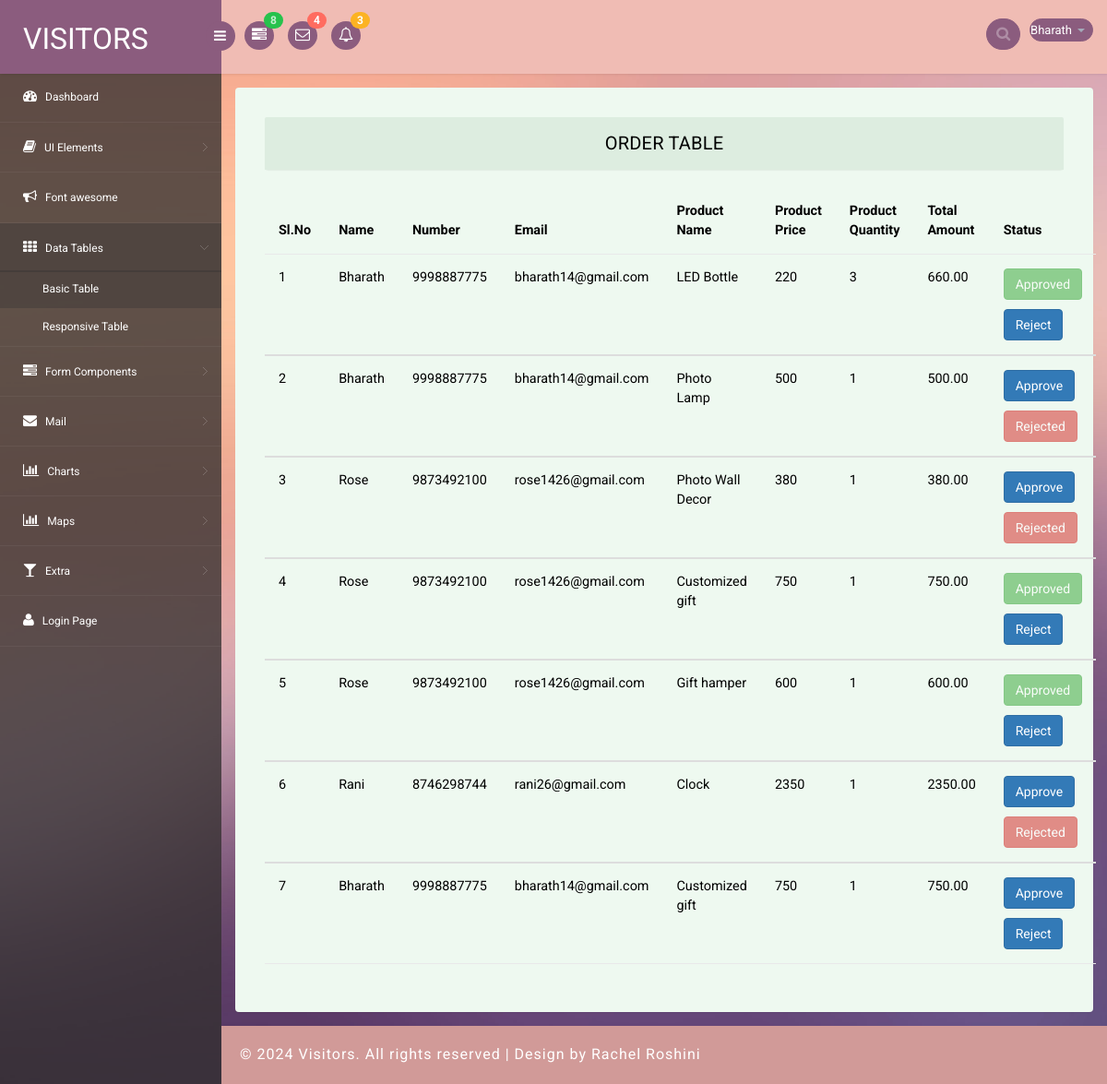
Page /admin/join1.php (signed in) on the committed database.
### tables this page shows
CREATE TABLE `user_details` (
  `Id` int(11) NOT NULL,
  `Name` varchar(50) NOT NULL,
  `Number` varchar(50) NOT NULL,
  `Email` varchar(50) NOT NULL,
  `Password` varchar(50) NOT NULL,
  `Confirm Password` varchar(50) NOT NULL,
  `State` varchar(50) NOT NULL,
  `Country` varchar(50) NOT NULL
);

CREATE TABLE `user_product` (
  `Id` int(11) NOT NULL,
  `Product Name` varchar(50) NOT NULL,
  `Product Category` varchar(50) NOT NULL,
  `Product Price` varchar(50) NOT NULL,
  `Product Quantity` varchar(50) NOT NULL,
  `Total Amount` varchar(50) NOT NULL,
  `Product Image` varchar(50) NOT NULL,
  `user_id` int(250) NOT NULL,
  `Status` int(250) NOT NULL
);

### admin/join1.php (the view, shortened to what this page needs)
<!DOCTYPE html>
<head>
<link rel="stylesheet" href="css/bootstrap.min.css" >
<link href="css/style.css" rel='stylesheet' type='text/css' />
<link href="css/style-responsive.css" rel="stylesheet"/>
<link rel="stylesheet" href="css/font.css" type="text/css"/>
<link href="css/font-awesome.css" rel="stylesheet">
</head>
<body>
<section id="container">
<header class="header fixed-top clearfix">
<div class="brand">
    <a href="index.html" class="logo">
        VISITORS
    </a>
    <div class="sidebar-toggle-box">
        <div class="fa fa-bars"></div>
    </div>
</div>
<div class="nav notify-row" id="top_menu">
    <ul class="nav top-menu">
        <li class="dropdown">
            <a data-toggle="dropdown" class="dropdown-toggle" href="#">
                <i class="fa fa-tasks"></i>
                <span class="badge bg-success">8</span>
            </a>
        </li>
        <li id="header_inbox_bar" class="dropdown">
            <a data-toggle="dropdown" class="dropdown-toggle" href="#">
                <i class="fa fa-envelope-o"></i>
                <span class="badge bg-important">4</span>
            </a>
        </li>
        <li id="header_notification_bar" class="dropdown">
            <a data-toggle="dropdown" class="dropdown-toggle" href="#">
                <i class="fa fa-bell-o"></i>
                <span class="badge bg-warning">3</span>
            </a>
        </li>
    </ul>
</div>
<div class="top-nav clearfix">
    <ul class="nav pull-right top-menu">
        <li>
            <input type="text" class="form-control search" placeholder=" Search">
        </li>
        <li class="dropdown">
            <a data-toggle="dropdown" class="dropdown-toggle" href="#">
                <span class="username"><?php echo $_SESSION["rb"];?></span>
                <b class="caret"></b>
            </a>
        </li>
    </ul>
</div>
</header>
<aside>
    <div id="sidebar" class="nav-collapse">
        <div class="leftside-navigation">
            <ul class="sidebar-menu" id="nav-accordion">
                <li>
                    <a href="dashboard.php">
                        <i class="fa fa-dashboard"></i>
                        <span>Dashboard</span>
                    </a>
                </li>
                <li class="sub-menu">
                    <a href="javascript:;">
                        <i class="fa fa-book"></i>
                        <span>UI Elements</span>
                    </a>
                </li>
                <li>
                    <a href="fontawesome.html">
                        <i class="fa fa-bullhorn"></i>
                        <span>Font awesome </span>
                    </a>
                </li>
                <li class="sub-menu">
                    <a class="active" href="javascript:;">
                        <i class="fa fa-th"></i>
                        <span>Data Tables</span>
                    </a>
                    <ul class="sub">
                        <li><a class="active" href="basic_table.html">Basic Table</a></li>
                        <li><a href="responsive_table.html">Responsive Table</a></li>
                    </ul>
                </li>
                <li class="sub-menu">
                    <a href="javascript:;">
                        <i class="fa fa-tasks"></i>
                        <span>Form Components</span>
                    </a>
                </li>
                <li class="sub-menu">
                    <a href="javascript:;">
                        <i class="fa fa-envelope"></i>
                        <span>Mail </span>
                    </a>
                </li>
                <li class="sub-menu">
                    <a href="javascript:;">
                        <i class=" fa fa-bar-chart-o"></i>
                        <span>Charts</span>
                    </a>
                </li>
                <li class="sub-menu">
                    <a href="javascript:;">
                        <i class=" fa fa-bar-chart-o"></i>
                        <span>Maps</span>
                    </a>
                </li>
                <li class="sub-menu">
                    <a href="javascript:;">
                        <i class="fa fa-glass"></i>
                        <span>Extra</span>
                    </a>
                </li>
                <li>
                    <a href="login.html">
                        <i class="fa fa-user"></i>
                        <span>Login Page</span>
                    </a>
                </li>
            </ul>            </div>
    </div>
</aside>
<section id="main-content">
	<section class="wrapper">
		<div class="table-agile-info">
	<div class="panel panel-default">
    <div class="panel-heading">
     Order Table
	 <?php
	 require("connection.php");
	 $res=$con->query("select * from `user_details` JOIN `user_product` ON user_details.Id=user_product.user_id");
		$count=$res->num_rows;
    ?>
</div>
</div>
      <table class="table" ui-jq="footable" ui-options='{
        "paging": {
          "enabled": true
        },
        "filtering": {
          "enabled": true
        },
        "sorting": {
          "enabled": true
        }}'>
        <thead>
          <tr>
		    <th>Sl.No</th>
		    <th>Name</th>
            <th>Number</th>
            <th>Email</th>
            <th>Product Name</th>
            <th>Product Price</th>
			<th>Product Quantity</th>
			<th>Total Amount</th>
			<th>Status</th>
          </tr>
        </thead>
		<?php
		if($count>0)
		{
			$count=1;
			while($row=$res->fetch_assoc())
			{
				?>
        <tbody>
          <tr>
		  <td>
		  <?php echo $count++; ?>
		  </td>
		  <td>
		  <?php echo $row["Name"];?>
		  </td>
		  <td>
		  <?php echo $row["Number"];?>
		  </td>
		  <td>
		  <?php echo $row["Email"];?>
		  </td>
		  <td>
		  <?php echo $row["Product Name"];?>
		  </td>
		  <td>
		  <?php echo $row["Product Price"];?>
		  </td>
		  <td>
		  <?php echo $row["Product Quantity"];?>
		  </td>
		  <td>
		  <?php echo $row["Total Amount"];?>
		  </td>
		<td>
          <?php if($row["Status"] == 1) { ?>
          <a class="btn btn-success" disabled>Approved</a><br>
          <button onclick="window.location.href='reject.php?del=<?php echo $row["Id"]; ?>';" style="margin-top: 10px;" class="btn btn-primary">Reject</button>
          <?php } elseif($row["Status"] == 2) { ?>
          <button onclick="window.location.href='approve.php?var=<?php echo $row["Id"]; ?>';" class="btn btn-primary">Approve</button><br>
		  <a class="btn btn-danger" style="margin-top: 10px;" disabled>Rejected</a>
          <?php } else { ?>
          <button onclick="window.location.href='approve.php?var=<?php echo $row["Id"]; ?>';" class="btn btn-primary">Approve</button><br>
          <button onclick="window.location.href='reject.php?del=<?php echo $row["Id"]; ?>';" style="margin-top: 10px;" class="btn btn-primary">Reject</button>
          <?php } ?>
          </td>
     	  </tr>
		  <?php
		    }
		}
		?>
          </tbody>
      </table>
    </div>
</section>
		  <div class="footer">
			<div class="wthree-copyright">
			  <p>© 2024 Visitors. All rights reserved | Design by Rachel Roshini</a></p>
			</div>
		  </div>
</section>
</section>
</body>
</html>

### rows in the picture
user_details: Name "Bharath", Number "9998887775", Email "bharath14@gmail.com", user_product.Product Name "LED Bottle", user_product.Product Price "220", user_product.Product Quantity "3", user_product.Total Amount "660.00", user_product.Product Name "Photo Lamp", user_product.Product Price "500", user_product.Product Quantity "1", user_product.Total Amount "500.00", user_product.Product Name "Customized gift", user_product.Product Price "750", user_product.Total Amount "750.00"
user_details: Name "Rose", Number "9873492100", Email "rose1426@gmail.com", user_product.Product Name "Photo Wall Decor", user_product.Product Price "380", user_product.Product Quantity "1", user_product.Total Amount "380.00", user_product.Product Name "Customized gift", user_product.Product Price "750", user_product.Total Amount "750.00", user_product.Product Name "Gift hamper", user_product.Product Price "600", user_product.Total Amount "600.00"
user_details: Name "Rani", Number "8746298744", Email "rani26@gmail.com", user_product.Product Name "Clock", user_product.Product Price "2350", user_product.Product Quantity "1", user_product.Total Amount "2350.00"

### other values in the picture
$_SESSION["rb"] "Bharath"
